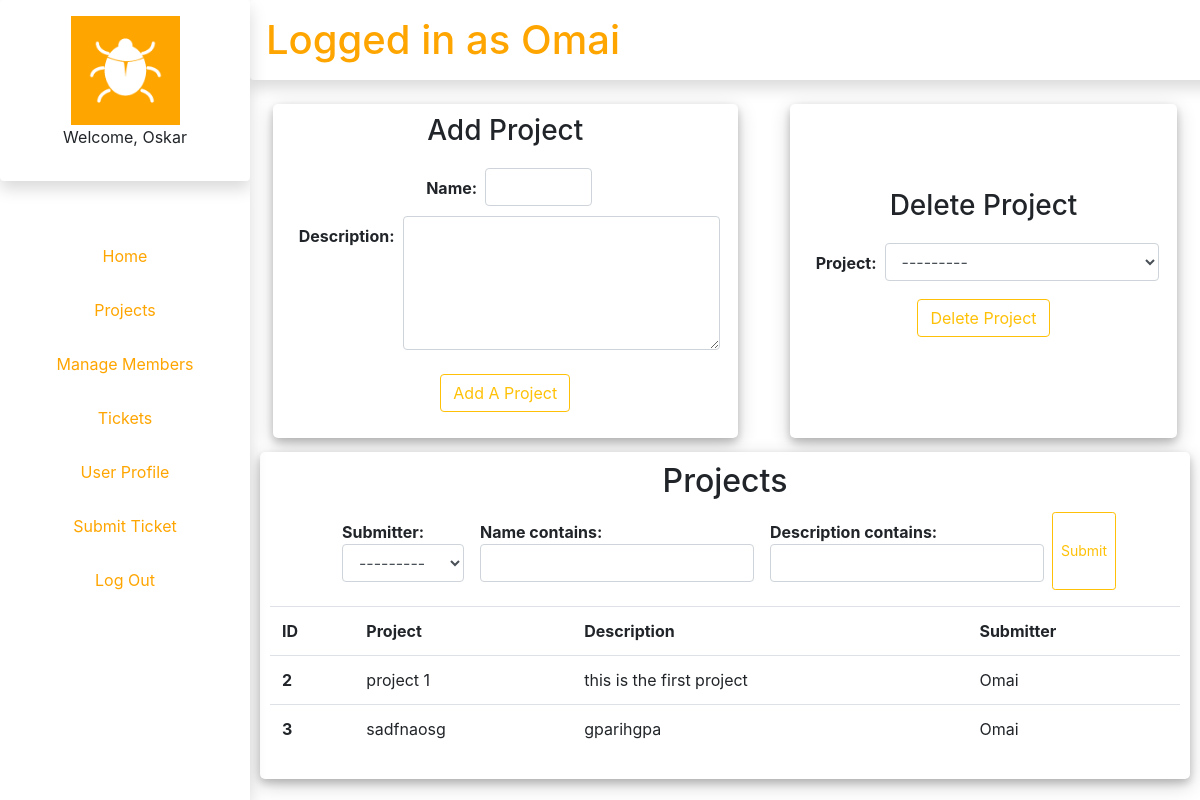
Screenshot of /projects/ (signed in) with the database file from the repository.
### authenticate/models.py (models this page shows)
class NewUser(AbstractBaseUser, PermissionsMixin):
	email = models.EmailField(_('email address'), unique=True)
	user_name = models.CharField(max_length=150, unique=True)
	first_name = models.CharField(max_length=150, blank=True)
	start_date = models.DateTimeField(default=timezone.now)
	pfp = models.ImageField(default="pfp1.jpg",null=True,blank=True)
	about = models.TextField(_(
		'about'), max_length=150, blank=True)
	is_staff = models.BooleanField(default=False)
	is_active = models.BooleanField(default=True)
	objects = CustomAccountManager()
	USERNAME_FIELD = "email"
	REQUIRED_FIELDS = ['user_name', 'first_name']
	def __str__(self):
		return self.user_name

### projects/models.py (models this page shows)
class Project(models.Model):
	submitter = models.ForeignKey(settings.AUTH_USER_MODEL, on_delete=models.CASCADE , related_name= "projects_created")
	name = models.CharField(max_length=64)
	description = models.CharField(max_length=1000)
	class Meta:
		unique_together = ["name", 'submitter']
	def __str__(self):
		return u'{0}'.format(str(self.id) + ": " + self.name)

### authenticate/decorators.py (the view)
		def wrapper_func(request, *args,**kwargs):
			group = None
			if request.user.groups.exists():
				group = request.user.groups.all()[0].name
			if group in allowed_roles:
				return view_func(request,*args,**kwargs)
			else:
				return HttpResponse("You are not authorized to view this page")

### projects/forms.py
class ProjectAddForm(forms.Form):
	name = forms.CharField(label='Name', max_length = 64, widget=forms.TextInput(
		attrs={
			'class':'form-control col-sm-3',
		}))
	description = forms.CharField(label = 'Description', max_length=1000, widget=forms.Textarea(
		attrs={
			'class': 'form-control',
			'rows': '5',
		}))

class ProjectDeleteForm(forms.Form):
	project = forms.ModelChoiceField(queryset=Project.objects.all(), label=None)
	project.widget.attrs['class'] = 'form-control'

### projects/templates/projects/index.html (shortened to what this page needs)
{% extends "authenticate/layout.html" %}
{% block body %}
	<div class="d-flex align-items-stretch mt-3 justify-content-center">
		<div class="form_card col-sm-6 m-1 text-center">
			<h3 class="card-title text-center">Add Project</h3>
			<form method ="post" action="{% url 'projects:index' %}">
				<div class="form-group">
					{%for field in form%}
						<span class="m-2 d-flex justify-content-center">
							<b class="m-2">{{field.label}}:</b> {{field}}
						</span>
					{%endfor%}
					<button class="btn btn-outline-warning mt-3" type="submit">Add A Project</button>
				</div>
			</form>
		</div>
		<div class="form_card col-sm-5 m-1 ml-5 text-center">
			<h3 class="card-title text-center">Delete Project</h3>
			<form method ="post" action="{% url 'projects:delete' %}">
				<div class="form-group">
					{%for field in form2%}
						<span class="m-2 d-flex justify-content-center">
							<b class="m-2">{{field.label}}:</b> {{field}}
						</span>
					{%endfor%}
					<button class="btn btn-outline-warning mt-2" type="submit">Delete Project</button>
				</div>
			</form>
		</div>
	</div>
	<div class="table_card">
		<h2 class="card-title text-center">Projects</h2>
		<form method = "get">
			<div class="form-group d-flex justify-content-center">
				<div class="d-flex align-items-stretch">
					{% for field in project_filter.form %}
						<span class="m-2">
							<b>{{field.label}}:</b> {{ field }}
						</span>
					{% endfor %}
					<button  class="btn btn-outline-warning btn-sm text-warning" type="submit">Submit</button>
				</div>
			</div>
		</form>
		<table class="table">
			<tr>
				<th scope="col">ID</th>
				<th scope="col">Project</th>
				<th scope="col">Description</th>
				<th scope="col">Submitter</th>
			</tr>
		{% for project in project_list %}
		<div>
			<tr>
				<th scope="row">{{project.id}}</th>
				<td>{{project.name}}</td>
				<td>{{project.description}}</td>
				<td>{{project.submitter}}</td>
			</tr>
		</div>
		{%endfor%}
		</table>
	</div>
{% endblock %}

### authenticate/templates/authenticate/layout.html (shortened to what this page needs)
{% load static %}
<!DOCTYPE html>
<html>
<head>
	<link rel="stylesheet" href="https://stackpath.bootstrapcdn.com/bootstrap/4.3.1/css/bootstrap.min.css">
	<link rel="stylesheet" type= "text/css" href="{% static '/css/style.css' %}?{% now 'U' %}">
</head>
<body>
	<div id="nav" class="shadow">
		<ul>
			<div class="shadow p-3 mb-5 rounded">
				<img src="{%static 'logo.png' %}">
				<p>Welcome, {{user.first_name}}</p>
			</div>
			{%if request.user.is_superuser%}
				<li><a href="{%url 'authenticate:home' %}">Home</a></li>
				<li><a href="{%url 'projects:index' %}">Projects</a></li>
				<li><a href="{%url 'projects:personnel' %}">Manage Members</a></li>
			{%endif%}
			{%if request.user.is_staff%}
				<li><a href="{%url 'tickets:index' %}">Tickets</a></li>
			{%endif%}
				<li><a href="{%url 'user_profile:index' %}">User Profile</a></li>
				<li><a href="{%url 'tickets:submit' %}">Submit Ticket</a></li>
				<li><a href="{%url 'authenticate:logout' %}">Log Out</a></li>
		</ul>
	</div>
	<div id="header" class="shadow p-3 mb-5 rounded">
		<h1>Logged in as {{user.user_name}}</h1>
	</div>
	<div id="main">
		{% block body%}
		{%endblock%}
	</div>
</body>
</html>

### static/css/style.css (style rules this page uses)
html { height:100%; width:100%; }
.table_card { width: 100%; margin-top: 10px; margin-bottom: auto; background: white; position: relative; display: flex; justify-content: center; flex-direction: column; padding: 10px; box-shadow: 0 4px 8px 0 rgba(0, 0, 0, 0.2), 0 6px 20px 0 rgba(0, 0, 0, 0.19); -webkit-box-shadow: 0 4px 8px 0 rgba(0, 0, 0, 0.2), 0 6px 20px 0 rgba(0, 0, 0, 0.19); -moz-box-shadow: 0 4px 8px 0 rgba(0, 0, 0, 0.2), 0 6px 20px 0 rgba(0, 0, 0, 0.19); border-radius: 5px; }
.form_card { width: 350; margin-top: 10px; margin-bottom: auto; background: white; position: relative; display: flex; justify-content: center; flex-direction: column; padding: 10px; box-shadow: 0 4px 8px 0 rgba(0, 0, 0, 0.2), 0 6px 20px 0 rgba(0, 0, 0, 0.19); -webkit-box-shadow: 0 4px 8px 0 rgba(0, 0, 0, 0.2), 0 6px 20px 0 rgba(0, 0, 0, 0.19); -moz-box-shadow: 0 4px 8px 0 rgba(0, 0, 0, 0.2), 0 6px 20px 0 rgba(0, 0, 0, 0.19); border-radius: 5px; }
#nav { height:100%; width:250px; position:fixed; z-index:1; top:0; left:0; overflow:hidden; background-color:white; text-align: center; }
#nav ul img { height:50%; width:50%; right:0; background-color: orange; }
#nav ul { margin: 0px; padding: 0px; }
#nav ul li { list-style-type: none; }
#nav ul li a { padding: 15px; display: block; background-color:white; color: orange; text-decoration:none; transition: .5s background-color; }
#header { top:0; margin-left:250px !important; width:100%; height:80px; position:fixed; color:orange; }
#main { margin-left:250px; margin-top:100px; padding:0px 10px; }

### rows the page displays
NewUser: first_name "Oskar", user_name "Omai"
Project: id "2", name "project 1", description "this is the first project", submitter "Omai"
Project: id "3", name "sadfnaosg", description "gparihgpa", submitter "Omai"

### other values shown
{{ field.label }} "Name" "Description"
{{ field.label }} "Project"
{{ field.label }} "Submitter" "Name contains" "Description contains"
